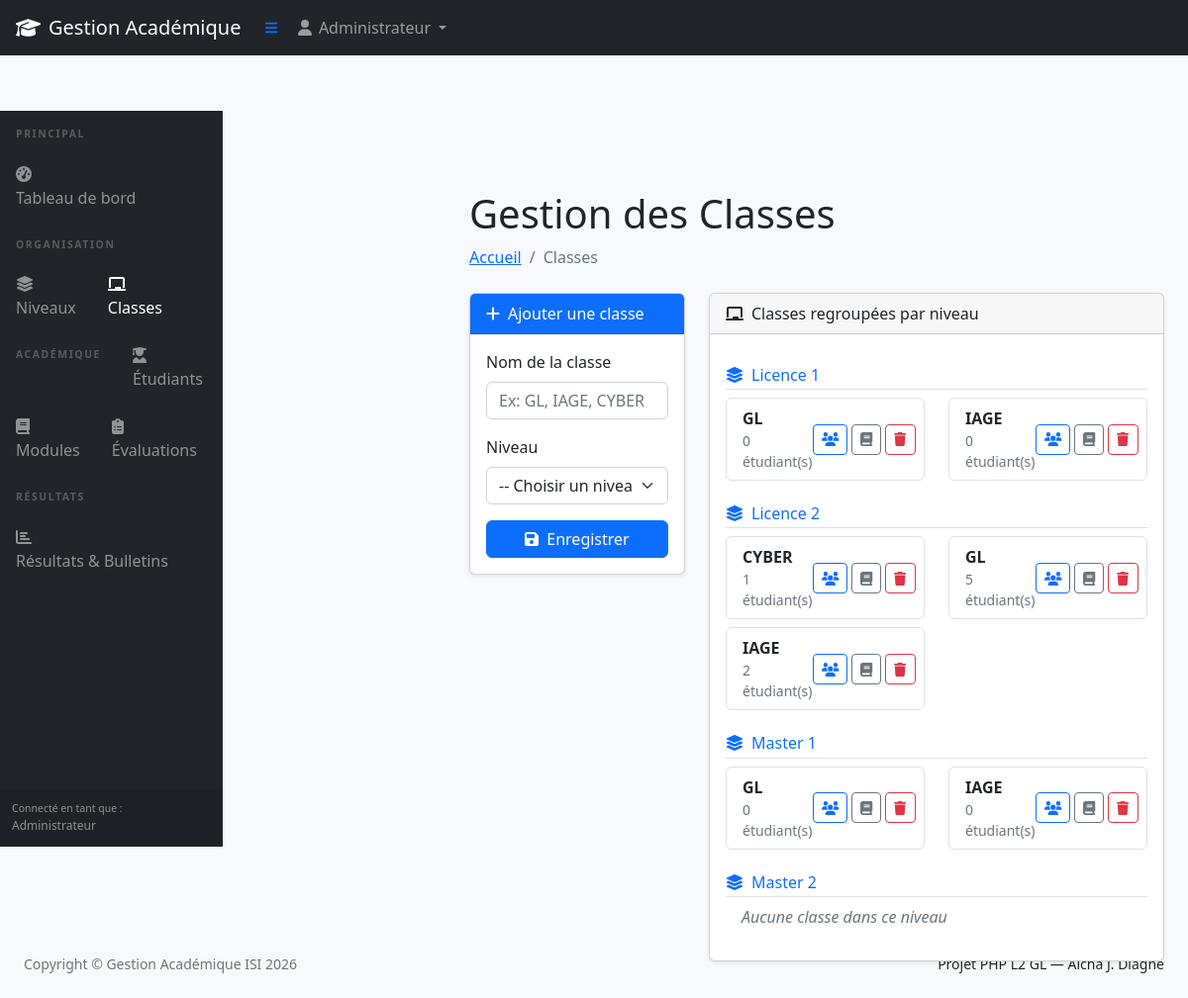
The app's page /index.php?page=classes (signed in) with its own data.
### tables this page shows
CREATE TABLE IF NOT EXISTS classes (
    id INT AUTO_INCREMENT PRIMARY KEY,
    nom VARCHAR(50) NOT NULL,
    niveau_id INT NOT NULL,
    created_at TIMESTAMP DEFAULT CURRENT_TIMESTAMP,
    FOREIGN KEY (niveau_id) REFERENCES niveaux(id) ON DELETE CASCADE
);

### traitements/requetes.php (called while the page is built, shortened)
<?php
function getAllNiveaux()
{
    $pdo = getConnexion();
    return $pdo->query("SELECT * FROM niveaux ORDER BY nom")->fetchAll();
}
function getClassesByNiveau($niveau_id)
{
    $pdo = getConnexion();
    $stmt = $pdo->prepare("SELECT * FROM classes WHERE niveau_id = ? ORDER BY nom");
    $stmt->execute([$niveau_id]);
    return $stmt->fetchAll();
}
function getClassesGroupedByNiveau()
{
    $niveaux = getAllNiveaux();
    $result = [];
    foreach ($niveaux as $n) {
        $result[$n['nom']] = getClassesByNiveau($n['id']);
    }
    return $result;
}
function getEtudiantsByClasse($classe_id)
{
    $pdo = getConnexion();
    $stmt = $pdo->prepare("SELECT * FROM etudiants WHERE classe_id = ? ORDER BY nom, prenom");
    $stmt->execute([$classe_id]);
    return $stmt->fetchAll();
}

### pages/classes.php (the view, shortened to what this page needs)
<?php
$niveaux = getAllNiveaux();
$groupes = getClassesGroupedByNiveau();
?>
<h1 class="mt-4">Gestion des Classes</h1>
<ol class="breadcrumb mb-4">
    <li class="breadcrumb-item"><a href="index.php?page=dashboard">Accueil</a></li>
    <li class="breadcrumb-item active">Classes</li>
</ol>
<div class="row">
    <div class="col-md-4 mb-4">
        <div class="card shadow-sm">
            <div class="card-header bg-primary text-white"><i class="fas fa-plus me-2"></i>Ajouter une classe</div>
            <div class="card-body">
                <form method="POST">
                    <div class="mb-3">
                        <label class="form-label">Nom de la classe</label>
                        <input type="text" name="nom" class="form-control" placeholder="Ex: GL, IAGE, CYBER" required/>
                    </div>
                    <div class="mb-3">
                        <label class="form-label">Niveau</label>
                        <select name="niveau_id" class="form-select" required>
                            <option value="">-- Choisir un niveau --</option>
                        </select>
                    </div>
                    <button type="submit" class="btn btn-primary w-100"><i class="fas fa-save me-2"></i>Enregistrer</button>
                </form>
            </div>
        </div>
    </div>
    <div class="col-md-8 mb-4">
        <div class="card shadow-sm">
            <div class="card-header"><i class="fas fa-chalkboard me-2"></i>Classes regroupées par niveau</div>
            <div class="card-body">
                <?php foreach ($groupes as $niveau_nom => $classes): ?>
                <h6 class="text-primary mt-3 mb-2 border-bottom pb-1"><i class="fas fa-layer-group me-2"></i><?= htmlspecialchars($niveau_nom) ?></h6>
                <?php if (empty($classes)): ?>
                    <p class="text-muted ms-3"><em>Aucune classe dans ce niveau</em></p>
                <?php else: ?>
                <div class="row mb-3">
                    <?php foreach ($classes as $c):
                        $etudiants = getEtudiantsByClasse($c['id']);
                    ?>
                    <div class="col-md-6 mb-2">
                        <div class="card border h-100">
                            <div class="card-body py-2">
                                <div class="d-flex justify-content-between align-items-center">
                                    <div>
                                        <strong><?= htmlspecialchars($c['nom']) ?></strong>
                                        <div class="text-muted small"><?= count($etudiants) ?> étudiant(s)</div>
                                    </div>
                                    <div class="d-flex gap-1">
                                        <a href="index.php?page=etudiants&classe_id=<?= $c['id'] ?>" class="btn btn-sm btn-outline-primary" title="Voir étudiants"><i class="fas fa-users"></i></a>
                                        <a href="index.php?page=modules&classe_id=<?= $c['id'] ?>" class="btn btn-sm btn-outline-secondary" title="Voir modules"><i class="fas fa-book"></i></a>
                                        <a href="index.php?page=classes&delete=<?= $c['id'] ?>" class="btn btn-sm btn-outline-danger" title="Supprimer" onclick="return confirm('Supprimer cette classe ?')"><i class="fas fa-trash"></i></a>
                                    </div>
                                </div>
                            </div>
                        </div>
                    </div>
                    <?php endforeach; ?>
                </div>
                <?php endif; ?>
                <?php endforeach; ?>
            </div>
        </div>
    </div>
</div>

### public/css/styles.css (style rules this page uses)
body { background-color: #f8f9fc; }

### records on screen
classes: nom "GL", count($etudiants) "0"
classes: nom "IAGE", count($etudiants) "0"
classes: nom "CYBER", count($etudiants) "1"
classes: nom "GL", count($etudiants) "5"
classes: nom "IAGE", count($etudiants) "2"
classes: nom "GL", count($etudiants) "0"
classes: nom "IAGE", count($etudiants) "0"

### other values on screen
$_SESSION['user']['nom'] "Administrateur"
$niveau_nom "Licence 1"
$niveau_nom "Licence 2"
$niveau_nom "Master 1"
$niveau_nom "Master 2"
